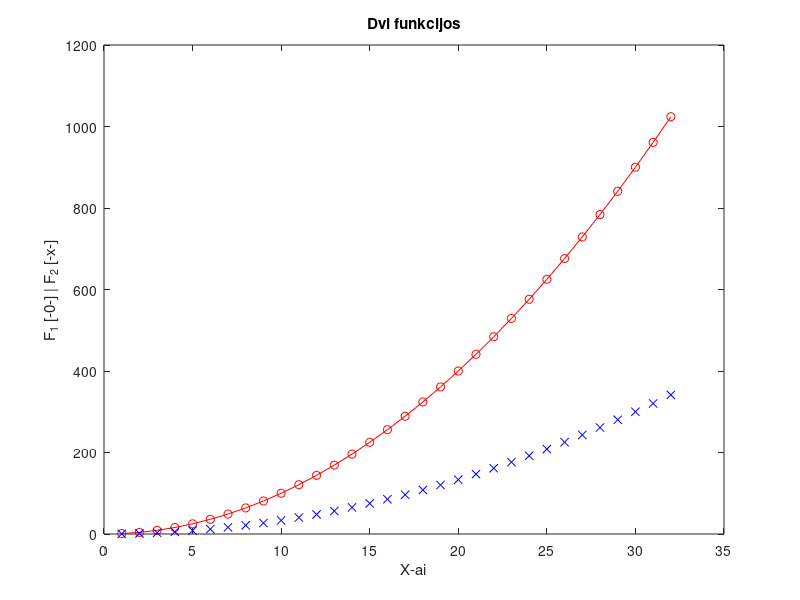

Recreate this plot in MATLAB.
% Adomas Grigorovičius LD1 2026-09-14 EDif-25/1

x = 1:32;
y = x.^2;

plot(x, y, 'o-r',x,y/3,'xb')
title('Dvi funkcijos')
xlabel("X-ai")
ylabel('F_1 [-0-] | F_2 [-x-]')
